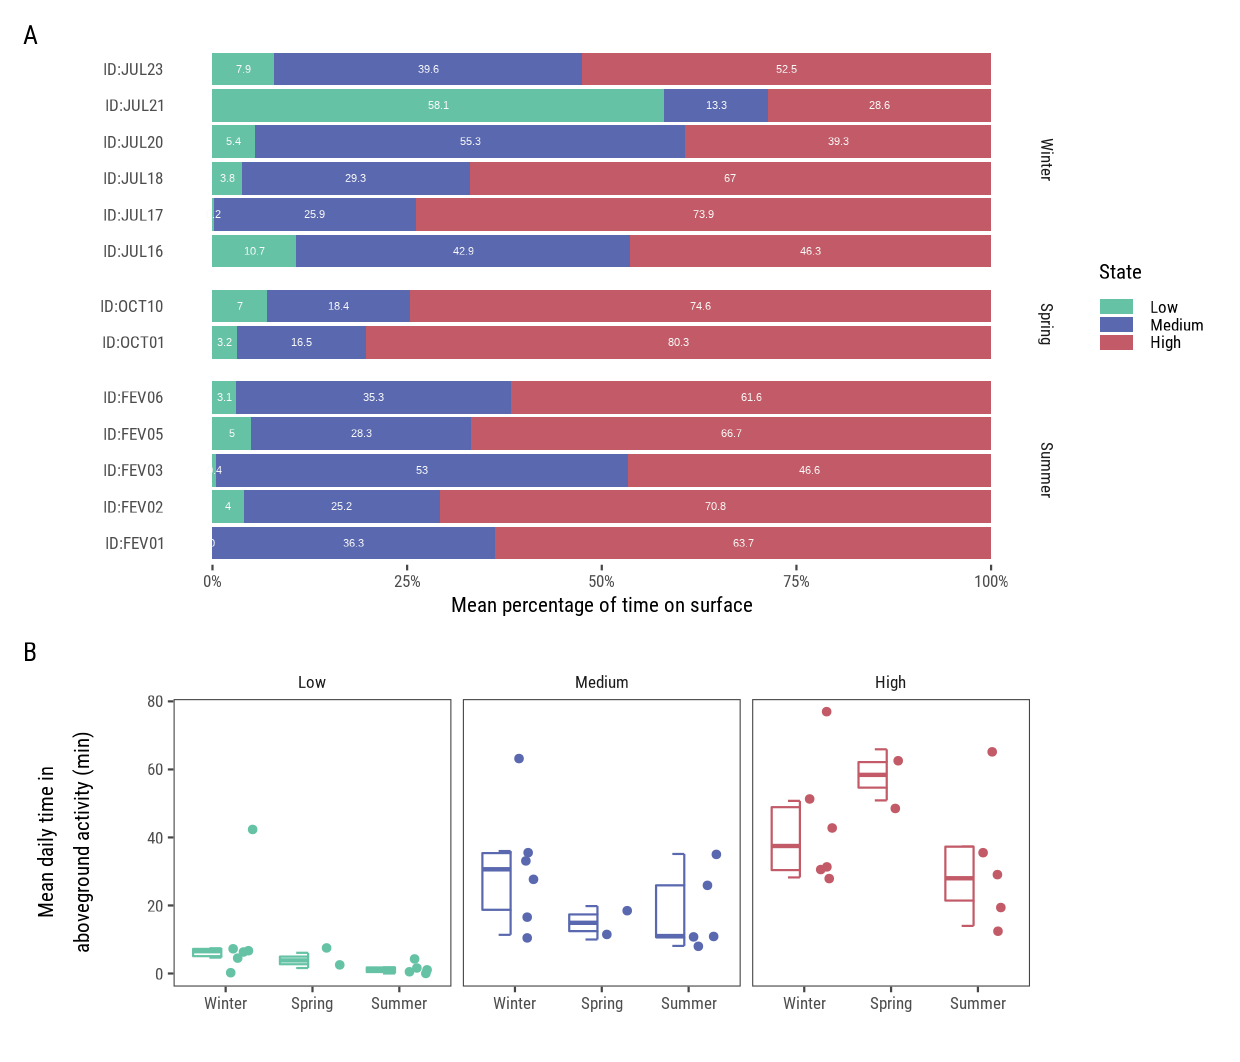

This chart was generated by the following R code:
library(patchwork)
require(egg)
library(dplyr)
library(showtext)
library(lubridate)
library(scales)
library(showtext)
library(grid)
library(momentuHMM)
library(patchwork)
library(activity)
library(zoo)
source("utils/tuco_theme.R")

# Read Data ---------------------------------------------------------------
tuco.metadata = fread("data/animals/animal_metadata.csv")
tuco.metadata$ID = paste0("ID:", tuco.metadata$ID)

tuco = readRDS("data/tuco_processed.rds")
tuco$season = dplyr::recode(tuco$season,
                            March = "Autumn",
                            July = "Winter",
                            October = "Spring",
                            February = "Summer")

levels(tuco$ID) = paste0("ID:", levels(tuco$ID))
tuco$ID = droplevels(tuco$ID)


sunriset_season = calc_sunriset(tuco)


# calculate daylength ----------------------------------------------------------
anillaco = matrix(c(-66.95, -28.8), nrow = 1) 
daylength = tuco[, .(datetime = median(datetime)), by = ID]

daylength$dawn = maptools::crepuscule(crds = anillaco,
                                      dateTime = daylength$datetime,
                                      solarDep = 6,
                                      direction = "dawn",
                                      POSIXct.out=TRUE)$day_frac  * 1440

daylength$dusk = maptools::crepuscule(crds = anillaco,
                                      dateTime = daylength$datetime,
                                      solarDep = 6,
                                      direction = "dusk",
                                      POSIXct.out=TRUE)$day_frac  * 1440

daylength = daylength[, .(daylength = dusk - dawn), by = ID]
tuco = left_join(tuco, daylength, by = "ID")

# Decode HMM state -------------------------------------------------------------
m2 = readRDS("HMM´/m2.rds")
decoded = viterbi(m2)
tuco$state = factor(decoded, labels = c("Low","Medium","High"))


# Calculate time on surface -----------------------------------------------
tuco_luximeter = tuco.metadata %>% 
    filter(lux, recaptured, collar_recovered) %>% 
    dplyr::select(ID)

tuco_abv_act = tuco %>% 
    filter(ID %in% tuco_luximeter$ID, daytime == T) %>%
    group_by(ID) %>% 
    mutate(lux_filled = zoo::na.locf(lux, fromLast = T, na.rm = F),
           aboveground = ifelse(lux_filled >= 2, T, F)) %>% 
    ungroup()

aboveground_activity = tuco_abv_act %>%
    group_by(ID, date = lubridate::date(datetime), season) %>% 
    mutate(total_t_aboveground = sum(aboveground, na.rm = T)) %>%
    group_by(ID, date = lubridate::date(datetime), season, state) %>% 
    summarise(time = sum(aboveground, na.rm = T),
              total_t_aboveground = total_t_aboveground,
              perc = time/total_t_aboveground) %>% 
    unique() %>% 
    group_by(ID, season, state) %>% 
    summarise(
        time = mean(time),
        perc = mean(perc, na.rm = T)
    ) %>% 
    ungroup()


# Plot --------------------------------------------------------------------
abvg_bar = ggplot(aboveground_activity, aes(perc, ID, fill = state, group = season)) +
    geom_bar(position = "stack",
             stat = "identity") +
    geom_text(aes(label = round(perc, 3) * 100), 
              position = position_stack(vjust = 0.5), 
              color = "grey98", size = 2.8) +
    scale_fill_manual(values = tuco_pal[1:3]) +
    #scale_x_continuous(expand = c(0.02, 0)) +
    facet_grid(season~.,
               scales = "free",
               space = "free_y") +
    theme(panel.border = element_rect(colour = NA, fill=NA),
          axis.ticks.y = element_blank()) +
    labs(fill = "State") +
    scale_x_continuous(labels = scales::percent_format()) +
    ylab("") +
    xlab("Mean percentage of time on surface")

plot_abvact_time = ggplot(aboveground_activity, aes(season, time, color = state)) +
    gghalves::geom_half_point() +
    gghalves::geom_half_boxplot(nudge = 0.05, outlier.alpha = 0) +
    ylab("Mean daily time in\naboveground activity (min)") +
    xlab("") +
    scale_color_manual(values = tuco_pal[1:3]) +
    theme(legend.position = "none") + 
    facet_wrap(vars(state))

# plot_abvact_perc = ggplot(aboveground_activity, aes(state, perc, color = state)) +
#     gghalves::geom_half_point() +
#     gghalves::geom_half_boxplot(nudge = 0.05, outlier.alpha = 0) +
#     ylab("Percentage of\nAboveground Activity") +
#     xlab("") +
#     scale_color_manual(values = tuco_pal[1:3]) +
#     theme(legend.position = "none") +
#     scale_y_continuous(labels = scales::percent_format())

fig_08 = abvg_bar + plot_abvact_time+
    plot_layout(ncol = 1,
                heights = c(1.8,1)) +
    plot_annotation(tag_levels = "A")

ggsave(filename = "plots/fig_08.png",
       plot = fig_08,
       device = "png",
       dpi = 150,
       width = 210,
       height = 180,
       units = "mm",
       bg = "white")

